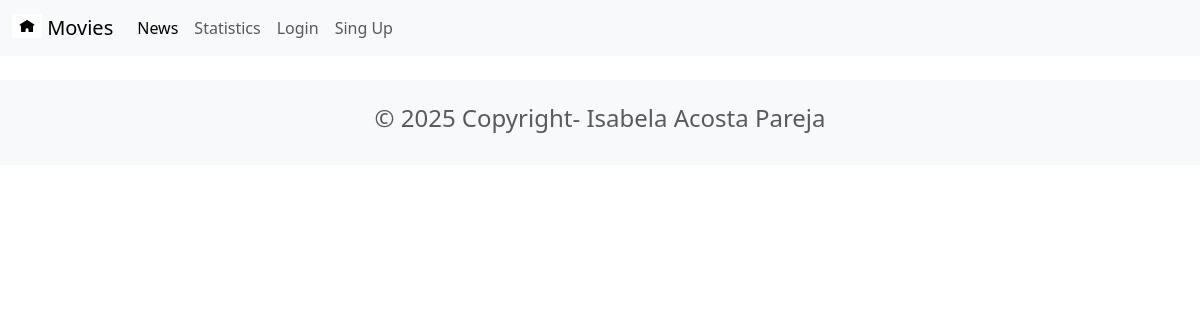
Before: /news/ with the older database file.
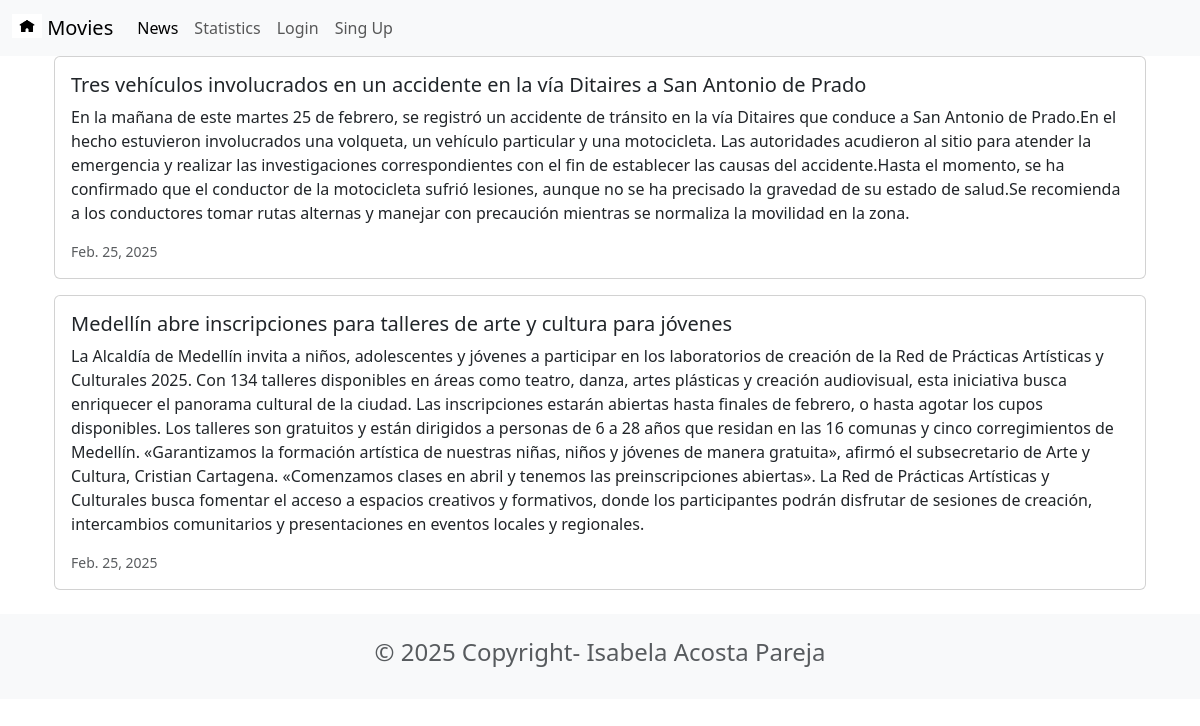
After: the same page with the newer database file.
### news/models.py (models this page shows, shortened)
class News(models.Model):
    headline = models.CharField(max_length=200)
    body = models.TextField()
    date = models.DateField()

### news/views.py (the view)
# urls.py: path('news/', include('news.urls') ),
def news(request):
    newss = News.objects.all().order_by('-date')
    return render(request, 'news.html', {'newss':newss})

### news/templates/news.html (shortened to what this page needs)
{% extends 'base.html' %}
{% block content %}
<head>
    <link href="https://cdn.jsdelivr.net/npm/bootstrap@5.3.3/dist/css/bootstrap.min.css" rel="stylesheet">
</head>
<div class="container">
    {% for news in newss %}
    <div class="card mb-3">
        <div class="row g-0">
            <div class="card-body">
                <h5 class="card-title">{{ news.headline }}</h5>
                <p class="card-text">{{ news.body }}</p>
                <p class="card-text"><small class="text-muted">{{ news.date }}</small></p>
            </div>
        </div>
    </div>
    {% endfor %}
</div>
  {% endblock content %}

Changed rows visible on the page:
added News: headline "Tres vehículos involucrados en un accidente en la vía Ditaires a San Antonio de Prado", body "En la mañana de este martes 25 de febrero, se registró un accidente de tránsito en la vía Ditaires que conduce a San Antonio de Prado.En el hecho estuvieron involucrados una volqueta, un vehículo particular y una motocicleta. Las autoridades acudieron al sitio para atender la emergencia y realizar las investigaciones correspondientes con el fin de establecer las causas del accidente.Hasta el momento, se ha confirmado que el conductor de la motocicleta sufrió lesiones, aunque no se ha precisado la gravedad de su estado de salud.Se recomienda a los conductores tomar rutas alternas y manejar con precaución mientras se normaliza la movilidad en la zona.", date "Feb. 25, 2025"
added News: headline "Medellín abre inscripciones para talleres de arte y cultura para jóvenes", body "La Alcaldía de Medellín invita a niños, adolescentes y jóvenes a participar en los laboratorios de creación de la Red de Prácticas Artísticas y Culturales 2025. Con 134 talleres disponibles en áreas como teatro, danza, artes plásticas y creación audiovisual, esta iniciativa busca enriquecer el panorama cultural de la ciudad. Las inscripciones estarán abiertas hasta finales de febrero, o hasta agotar los cupos disponibles. Los talleres son gratuitos y están dirigidos a personas de 6 a 28 años que residan en las 16 comunas y cinco corregimientos de Medellín. «Garantizamos la formación artística de nuestras niñas, niños y jóvenes de manera gratuita», afirmó el subsecretario de Arte y Cultura,…", date "Feb. 25, 2025"
